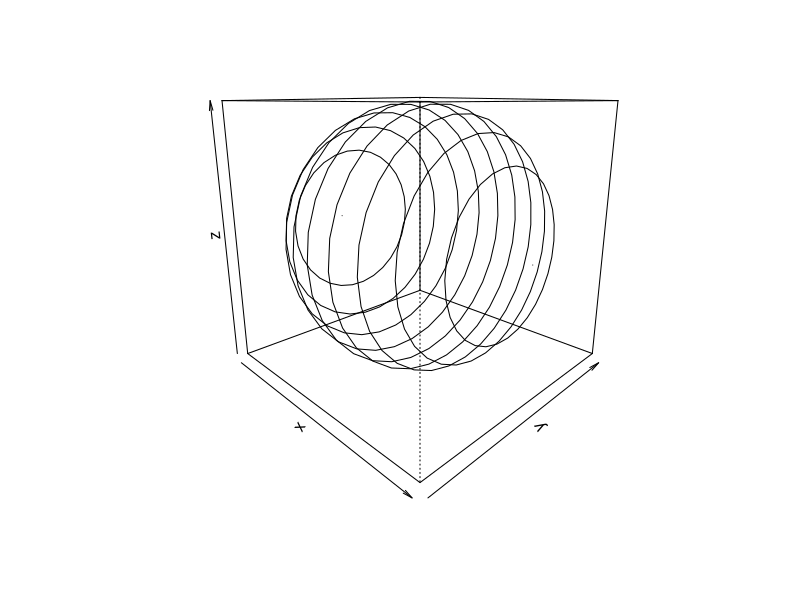

R code for this plot:
ellipsoid<-function(
	hx=10,
	hrot=15,
	h=100,
	a=1,
	b=1,
	c=1,
	theta=45,
	phi=15,
	zlim=-1,
	scale=F,
	...
)
{
	x=seq(-a,a,2*a/hx);
	rot=c(seq(0,pi,pi/hrot),seq(pi,2*pi,pi/hrot));
	y=seq(-b,b,2*b/h);
	if(zlim==-1)
	{
		zlim=c(-c,c);
	}
	pmat=persp(
		c(-a,a),
		c(-b,b),
		matrix(nrow=2,ncol=2),
		xlab="x",
		ylab="y",
		zlab="z",
		theta=theta,
		phi=phi,
		zlim=zlim,
		scale=scale,
		...
	);
	lenx=length(x);
	leny=length(y);
	z=matrix(nrow=lenx, ncol=leny);
	lenrot=length(rot);
	for(i in 1:lenx)
	{
		X=x[i];
		Ry=abs(b*sqrt(a^2-X^2)/a);
		Rz=abs(c*sqrt(a^2-X^2)/a);
		ptz=c();
		ptx=c();
		pty=c();
		for(j in 1:lenrot)
		{
			alpha=rot[j];
			Y=Ry*cos(alpha);
			Z=Rz*sin(alpha);

			ptz<-c(ptz,Z);
			ptx<-c(ptx,X);
			pty<-c(pty,Y);
		}
		res=trans3d(ptx,pty,ptz,pmat);
		points(
			res$x,
			res$y,
			type="l"
		);
	}
}

res=ellipsoid();
